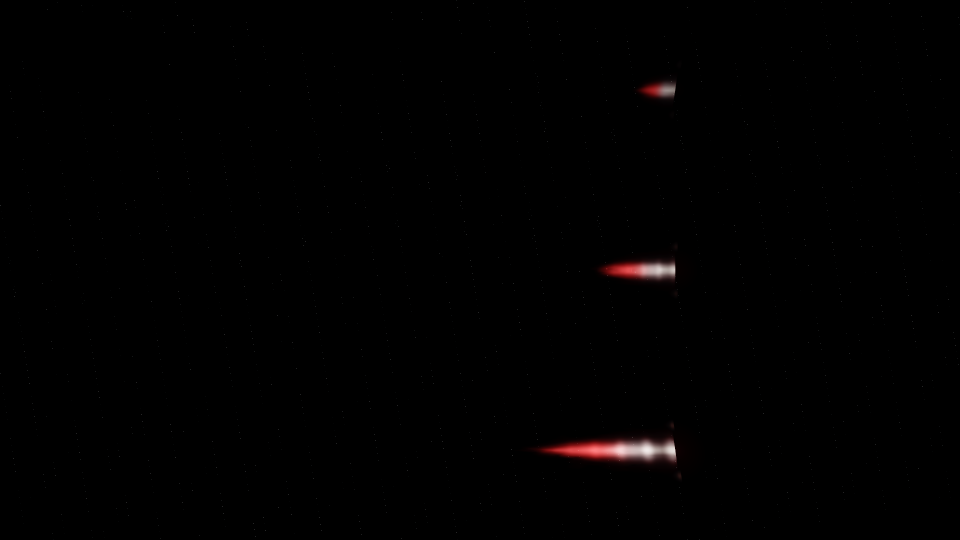
#> input picture verification/results/engine-effects/look-images/01a_side_fighter_v500_n150_s0-0.5-1_split-red_default_agx-ev0.png, 1920 x 1080 px (shown at 1/2 size)
$ python plume_look_metrics.py
#> lines starting #> are read from the running program, lines starting #| are printed output that depends on the picture
#!/usr/bin/env python3
"""Structure metrics of the engine plume look images (docs/architecture/engine-exhaust-look-critique.md).

Reads the fixture's --dump-images PNGs (verification/results/engine-effects/look-images/, 1920x1080, AgX EV 0 display
RGB) and prints, per side-view band: the measured plume length, the axial luma profile's shock-cell modulation depth
in u in [0.05, 0.4], the radial core/edge contrast at u = 0.2 and 0.5, the head/body whiteness (1 - min/max channel) and
the streak anisotropy (axial / radial autocorrelation half-length of the high-passed body). Luma is Rec. 709 of the
display values decoded with gamma 2.2 ("lin" below): AgX compresses the top, so linear contrasts near the peak are
underestimated, never overestimated. Also: the end-on disc's radial profile (02b) and the uncapped peaks (05, 09, 10).
Since the revised look law (docs/architecture/engine-exhaust-look-critique.md section 5, "Implemented"): the body lane's
cell depth and dark gaps (the row 0.35 w(u) off the axis, w the law's width at the band's drawn nozzle width), the
display gates per side band (radial >= 2.0 at u 0.2, lane cells >= 0.2), the end-on disc's ring (its maximum in
0.4..0.7 n over the minimum between 0.2 n and it, >= 1.05) and hot centre (the centre over the maximum, >= 0.9) on the
azimuthal mean, and the far dots of 05 (the summed luma of the 40 / 12 / 6 / 2 px plumes; with --before DIR their ratio
to the same sums in DIR, the gate 0.7..1.3 at 2 and 6 px).

Usage: python3 plume_look_metrics.py [look-images dir] [--crops DIR] [--before DIR]  (crops: 3x upscaled band crops for
viewing; before: an earlier dump, e.g. the images of e51872be checked out into a scratch directory).
"""
import os
import sys

import numpy as np
from PIL import Image

ROOT = os.path.dirname(os.path.abspath(__file__))
DIR = sys.argv[1] if len(sys.argv) > 1 and not sys.argv[1].startswith("--") else os.path.join(ROOT, "look-images")
CROPS = None
if "--crops" in sys.argv:
    CROPS = sys.argv[sys.argv.index("--crops") + 1]
    os.makedirs(CROPS, exist_ok=True)
BEFORE = sys.argv[sys.argv.index("--before") + 1] if "--before" in sys.argv else None
# The drawn nozzle width (px) of the bands: the 150 px fighter and capital are held by the near-camera cap to 88.5 px at
# 1080 (the fixture's STRUCTURE rows), the 40 px ones are uncapped; the end-on 150 px disc 65.6 px until Run 125. Since
# Run 125 the dump's README lists each nozzle's drawn body and disc widths ("drawn body X px, disc Y px", from the
# builder at the captured frame): the side bands' width is 01a band 0's body, the 02b disc's is 02b band 0's disc (the
# disc keeps the natural nozzle width since Run 125); the constants stay the fallback for older dumps.
NOZZLE_PX = {"05": 40.0, "09": 40.0}
CAPPED_NOZZLE_PX, DISC_NOZZLE_PX = 88.5, 65.6
WIDTHS_FROM = "constants (the dump's README lists no drawn widths)"


def drawn_widths(directory):
    import re
    path = os.path.join(directory, "README.md")
    if not os.path.exists(path):
        return {}
    out = {}
    for line in open(path):
        m = re.match(r"- `([^`]+)` band (\d+): .*drawn body ([0-9.]+) px, disc ([0-9.]+) px", line)
        if m:
            out[(m.group(1)[:3].rstrip("_"), int(m.group(2)))] = (float(m.group(3)), float(m.group(4)))
    return out


_widths = drawn_widths(DIR)
if ("01a", 0) in _widths and ("02b", 0) in _widths and _widths[("02b", 0)][1] > 0:
    CAPPED_NOZZLE_PX, DISC_NOZZLE_PX = _widths[("01a", 0)][0], _widths[("02b", 0)][1]
    WIDTHS_FROM = "the dump's README (01a band 0 body, 02b band 0 disc)"
print(f"# drawn nozzle widths: side bands {CAPPED_NOZZLE_PX} px, 02b disc {DISC_NOZZLE_PX} px, from {WIDTHS_FROM}")

# Side-view bands: file, label, nozzle (x, y), exhaust direction (-1: leftwards), throttle.
SIDE = [
    ("01a_side_fighter_v500_n150_s0-0.5-1_split-red_default_agx-ev0.png", "01a red s=0", (1350, 180), 0.0),
    ("01a_side_fighter_v500_n150_s0-0.5-1_split-red_default_agx-ev0.png", "01a red s=0.5", (1350, 540), 0.5),
    ("01a_side_fighter_v500_n150_s0-0.5-1_split-red_default_agx-ev0.png", "01a red s=1", (1350, 900), 1.0),
    ("01b_side_fighter_v500_n150_s0-0.5-1_argon-blue_default_agx-ev0.png", "01b blue s=0", (1350, 180), 0.0),
    ("01b_side_fighter_v500_n150_s0-0.5-1_argon-blue_default_agx-ev0.png", "01b blue s=0.5", (1350, 540), 0.5),
    ("01b_side_fighter_v500_n150_s0-0.5-1_argon-blue_default_agx-ev0.png", "01b blue s=1", (1350, 900), 1.0),
    ("03a_side_capital_v10000_n150_s1_argon-blue_t0-top_t100ms-bottom_agx-ev0.png", "03a capital t0", (1350, 270), 1.0),
    ("03a_side_capital_v10000_n150_s1_argon-blue_t0-top_t100ms-bottom_agx-ev0.png", "03a capital t+100ms", (1350, 810), 1.0),
    ("03c_side_fighter_v500_n150_s1_argon-blue_t0-top_t100ms-bottom_agx-ev0.png", "03c fighter t0", (1350, 270), 1.0),
    ("03c_side_fighter_v500_n150_s1_argon-blue_t0-top_t100ms-bottom_agx-ev0.png", "03c fighter t+100ms", (1350, 810), 1.0),
    ("04_presets_side_fighter_v500_n150_s1_argon-blue_restrained-default-strong_agx-ev0.png", "04 restrained", (1350, 180), 1.0),
    ("04_presets_side_fighter_v500_n150_s1_argon-blue_restrained-default-strong_agx-ev0.png", "04 default", (1350, 540), 1.0),
    ("04_presets_side_fighter_v500_n150_s1_argon-blue_restrained-default-strong_agx-ev0.png", "04 strong", (1350, 900), 1.0),
    ("05_distance_fighter_v500_s1_argon-blue_n40-12-6-2px_agx-ev0.png", "05 n40 uncapped", (560, 540), 1.0),
    ("08_seta_warp6_side_fighter_v500_n150_s1_argon-blue_normal-top_travel-bottom_agx-ev0.png", "08 normal", (1700, 270), 1.0),
    ("08_seta_warp6_side_fighter_v500_n150_s1_argon-blue_normal-top_travel-bottom_agx-ev0.png", "08 warp6", (1700, 810), 1.0),
    ("09_ribbon_moving8px_fighter_v500_n40_s1_argon-blue_agx-ev0.png", "09 ribbon n40 uncapped", (1300, 540), 1.0),
]


def load(name):
    return np.asarray(Image.open(os.path.join(DIR, name)).convert("RGB")).astype(np.float64) / 255.0


def luma_lin(rgb):
    lin = rgb ** 2.2
    return 0.2126 * lin[..., 0] + 0.7152 * lin[..., 1] + 0.0722 * lin[..., 2]


def band(img, noz, half_h=170, reach=700):
    x0, y0 = noz
    ys = slice(max(y0 - half_h, 0), min(y0 + half_h, img.shape[0]))
    xs = slice(max(x0 - reach, 0), min(x0 + 40, img.shape[1]))
    return img[ys, xs], (xs.start, ys.start)


def axis_profile(Y, noz_local, thresh=0.02):
    """Per column left of the nozzle: luma-weighted centroid row and axis luma (the max over a 5-row window)."""
    xn, yn = noz_local
    cols = np.arange(xn - 1, 0, -1)
    cen, val = [], []
    for c in cols:
        col = Y[:, c]
        m = col.max()
        if m < thresh:
            break
        w = np.clip(col - 0.25 * m, 0, None)
        r = int(round((w * np.arange(len(col))).sum() / max(w.sum(), 1e-9)))
        lo, hi = max(r - 2, 0), min(r + 3, len(col))
        cen.append(r)
        val.append(col[lo:hi].max())
    return cols[: len(cen)], np.array(cen), np.array(val)


def modulation(vals, length, lo=0.05, hi=0.4, period_frac=0.16):
    """Shock-cell depth: the axial profile divided by its moving mean over 1.5 periods; max/min of the ratio in [lo, hi]."""
    n = len(vals)
    if n < 20:
        return float("nan"), float("nan")
    win = max(int(1.5 * period_frac * length), 5)
    k = np.ones(win) / win
    pad = np.pad(vals, (win // 2, win - win // 2 - 1), mode="edge")
    mean = np.convolve(pad, k, mode="valid")[:n]
    ratio = vals / np.maximum(mean, 1e-9)
    a, b = int(lo * length), int(hi * length)
    seg = ratio[a:b]
    if len(seg) < 5:
        return float("nan"), float("nan")
    s = np.convolve(np.pad(seg, 2, mode="edge"), np.ones(5) / 5, mode="valid")
    depth = (s.max() - s.min()) / (s.max() + s.min())
    return depth, len(seg)


def radial(Y, cols, cen, vals, length, u, frac=0.6):
    """Core / edge contrast at u: axis luma over the luma at frac x the half-width (half-width: 10 % of the axis luma)."""
    i = int(u * length)
    if i >= len(cols):
        return float("nan"), float("nan"), float("nan")
    c, r = cols[i], cen[i]
    col = Y[:, c]
    peak = col[max(r - 2, 0): r + 3].max()
    hw = 0
    for d in range(1, 200):
        if r + d >= len(col) or r - d < 0:
            break
        if max(col[r + d], col[r - d]) < 0.1 * peak:
            hw = d
            break
    if hw == 0:
        return peak, float("nan"), float("nan")
    e = int(round(frac * hw))
    edge = 0.5 * (col[min(r + e, len(col) - 1)] + col[max(r - e, 0)])
    return peak, hw, peak / max(edge, 1e-9)


def whiteness(rgb_band, cols, cen, length, u):
    i = int(u * length)
    if i >= len(cols):
        return float("nan")
    px = rgb_band[cen[i], cols[i]]
    return 1.0 - px.min() / max(px.max(), 1e-9)


def anisotropy(Y, cols, cen, length, sigma=10):
    """High-passed body luma: autocorrelation half-length along x against y (window: u 0.1..0.8, |dy| <= 0.6 half-width)."""
    from PIL import ImageFilter
    a, b = int(0.1 * length), int(0.8 * length)
    if b - a < 40:
        return float("nan"), float("nan"), float("nan")
    xs = cols[a:b]
    rows = cen[a:b]
    xmin, xmax = xs.min(), xs.max() + 1
    ymid = int(np.median(rows))
    hw = 0
    for d in range(1, 170):
        if ymid + d >= Y.shape[0] or ymid - d < 0:
            break
        if max(Y[ymid + d, xs].max(), Y[ymid - d, xs].max()) < 0.1 * Y[ymid, xs].max():
            hw = d
            break
    hw = max(int(0.6 * hw), 6)
    sub = Y[ymid - hw: ymid + hw + 1, xmin:xmax]
    img = Image.fromarray((np.clip(sub, 0, 1) * 255).astype(np.uint8))
    low = np.asarray(img.filter(ImageFilter.GaussianBlur(sigma))).astype(np.float64) / 255.0
    hp = sub - low
    hp -= hp.mean()
    var = (hp * hp).mean()
    if var < 1e-10:
        return float("nan"), float("nan"), float("nan")

    def half_len(axis):
        for lag in range(1, 60):
            if axis == 1:
                if lag >= hp.shape[1] // 2:
                    return lag
                c = (hp[:, lag:] * hp[:, :-lag]).mean() / var
            else:
                if lag >= hp.shape[0] // 2:
                    return lag
                c = (hp[lag:, :] * hp[:-lag, :]).mean() / var
            if c < 0.5:
                return lag
        return 60

    lx, ly = half_len(1), half_len(0)
    return lx, ly, lx / ly


def width_law(u, bulge=1.15, taper=0.45):
    """The law's width w(u) in nozzle widths (engine_plumes_core.h law::width)."""
    def ss(a, b, x):
        t = min(max((x - a) / (b - a), 0.0), 1.0)
        return t * t * (3 - 2 * t)
    b = 0.5 * bulge * (1 - 0.55 * np.exp(-9 * u)) * (1 + 0.35 * ss(0, 0.25, u) * np.exp(-4 * u)) + 0.5 * bulge * taper
    line = 0.5 * bulge + (0.04 - 0.5 * bulge) * taper * u
    return min(line, b) * max(1 - 0.6 * taper * ss(0.6, 1, u), 0.05)


def lane(Y, cols, cen, length, n_px, period_frac=0.16):
    """The body lane 0.35 w(u) off the axis (both sides' mean), u 0..0.6: the cell depth (max - min) / (max + min) of
    its ratio to the running mean of 1.5 periods in u 0.05..0.4, and the dark gaps, its minimum over its mean in u
    0.1..0.3 (the fixture's structure case on the FP16 readback; here display-decoded)."""
    n = min(int(0.6 * length), len(cols))
    if n < 20:
        return float("nan"), float("nan")
    vals, us = [], []
    for i in range(n):
        u = i / length
        off = int(round(0.35 * width_law(min(u, 1.0)) * n_px))
        r, c = cen[i], cols[i]
        vals.append(0.5 * (Y[min(r + off, Y.shape[0] - 1), c] + Y[max(r - off, 0), c]))
        us.append(u)
    vals, us = np.array(vals), np.array(us)
    win = max(int(1.5 * period_frac * length), 5)
    pad = np.pad(vals, (win // 2, win - win // 2 - 1), mode="edge")
    mean = np.convolve(pad, np.ones(win) / win, mode="valid")[:n]
    ratio = vals / np.maximum(mean, 1e-9)
    sel = (us >= 0.05) & (us <= 0.4)
    gap = (us >= 0.1) & (us <= 0.3)
    depth = (ratio[sel].max() - ratio[sel].min()) / (ratio[sel].max() + ratio[sel].min())
    return depth, vals[gap].min() / max(vals[gap].mean(), 1e-9)


def far_dots(directory):
    """The 05 distance series: the summed display-decoded luma of the 40 / 12 / 6 / 2 px plumes (boxes about each
    nozzle, the plume to the left; the background is the dark static starfield, the same in every dump)."""
    img = load_from(directory, "05_distance_fighter_v500_s1_argon-blue_n40-12-6-2px_agx-ev0.png")
    Y = luma_lin(img)
    out = {}
    for px, (cx, back, half) in ((40, (560, 230, 60)), (12, (960, 80, 30)), (6, (1300, 45, 18)), (2, (1600, 20, 10))):
        out[px] = float(Y[540 - half: 540 + half + 1, cx - back: cx + 21].sum())
    return out


def load_from(directory, name):
    return np.asarray(Image.open(os.path.join(directory, name)).convert("RGB")).astype(np.float64) / 255.0


def crop(img, noz, name, half_h=120, reach=520, scale=3):
    if not CROPS:
        return
    x0, y0 = noz
    box = (max(x0 - reach, 0), max(y0 - half_h, 0), min(x0 + 60, img.shape[1]), min(y0 + half_h, img.shape[0]))
    im = Image.fromarray((img * 255).astype(np.uint8)).crop(box)
    im = im.resize((im.width * scale, im.height * scale), Image.NEAREST)
    im.save(os.path.join(CROPS, name + ".png"))


print("# side views (luma: Rec.709 of gamma-2.2 decoded display; 'disp' = 8-bit display luma of the axis peak)")
print("band | L_px | peak lin | peak disp | cell depth u.05-.4 | core/edge u.2 (hw px) | core/edge u.5 | white head u.1 / body u.5 | aniso lx/ly | lane cells / gaps")
GATES = []
for fn, label, noz, s in SIDE:
    img = load(fn)
    sub, (ox, oy) = band(img, noz)
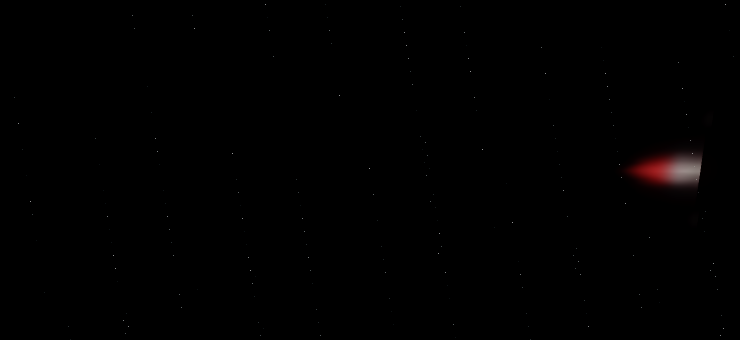
#> sub: shape (340, 740, 3) float64; mean R, G, B 0.00353, 0.00178, 0.00182
#> ox = 650; oy = 10
    Y = luma_lin(sub)
    nl = (noz[0] - ox, noz[1] - oy)
#> nl = (700, 170)
    cols, cen, vals = axis_profile(Y, nl)
#> in axis_profile, `xn, yn = noz_local`: xn = 700; yn = 170
#> the loop in axis_profile, `for c in cols:` made 65 passes
#> (m, r, lo, hi) on passes 1 to 12: (0.217, 169, 167, 172), (0.22, 170, 168, 173), (0.221, 170, 168, 173), (0.224, 171, 169, 174), (0.227, 170, 168, 173), (0.264, 170, 168, 173), (0.239, 170, 168, 173), (0.266, 168, 166, 171), (0.251, 170, 168, 173), (0.256, 169, 167, 172), (0.261, 170, 168, 173), (0.265, 170, 168, 173)
#> after the loop in axis_profile, `for c in cols:`: cen = 64 values, max 237 at index 58, min 164 at index 17, mean 172.2; val = 64 values, max 0.274 at index 14, min 0 at index 58, mean 0.147
#> cols = 64 values, max 699 at index 0, min 636 at index 63, mean 667.5; vals has the same summary as val in axis_profile
    length = len(cols)
#> length = 64
    if length < 5:
        print(f"{label} | no plume found")
        continue
    peak = vals.max()
#> peak = 0.274
    pk_i = int(np.argmax(vals))
#> pk_i = 14
    disp = sub[cen[pk_i], cols[pk_i]].max() * 255
#> disp = 151
    depth, _ = modulation(vals, length)
#> in modulation, `n = len(vals)`: n = 64
#> in modulation, `win = max(int(1.5 * period_frac * length), 5)`: win = 15
#> in modulation, `k = np.ones(win) / win`: k = [0.0667, 0.0667, 0.0667, 0.0667, 0.0667, 0.0667, 0.0667, 0.0667, 0.0667, 0.0667, 0.0667, 0.0667, 0.0667, 0.0667, 0.0667]
#> in modulation, `pad = np.pad(vals, (win // 2, win - win // 2 - 1), mode="edge")`: pad = 78 values, max 0.274 at index 21, min 0 at index 65, mean 0.142
#> in modulation, `mean = np.convolve(pad, k, mode="valid")[:n]`: mean = 64 values, max 0.255 at index 14, min 0.0225 at index 63, mean 0.147
#> in modulation, `ratio = vals / np.maximum(mean, 1e-9)`: ratio = 64 values, max 1.27 at index 57, min 0 at index 58, mean 0.982
#> in modulation, `a, b = int(lo * length), int(hi * length)`: a = 3; b = 25
#> in modulation, `seg = ratio[a:b]`: seg = 22 values, max 1.08 at index 15, min 0.75 at index 14, mean 1.02
#> in modulation, `s = np.convolve(np.pad(seg, 2, mode="edge"), np.ones(5) / 5, mode="val..`: s = 22 values, max 1.07 at index 17, min 0.972 at index 0, mean 1.02
#> in modulation, `depth = (s.max() - s.min()) / (s.max() + s.min())`: depth = 0.0483
#> depth = 0.0483
    p2, hw2, cr2 = radial(Y, cols, cen, vals, length, 0.2)
#> in radial, `i = int(u * length)`: i = 12
#> in radial, `c, r = cols[i], cen[i]`: c = 687; r = 170
#> in radial, `col = Y[:, c]`: col = 340 values, max 0.269 at index 171, min 0 at index 0, mean 0.011
#> in radial, `peak = col[max(r - 2, 0): r + 3].max()`: peak = 0.269
#> in radial, `edge = 0.5 * (col[min(r + e, len(col) - 1)] + col[max(r - e, 0)])`: edge = 0.101
#> p2 = 0.269; hw2 = 14; cr2 = 2.67
    p5, hw5, cr5 = radial(Y, cols, cen, vals, length, 0.5)
#> p5 = 0.129; hw5 = 14; cr5 = 2.28
    wh1 = whiteness(sub, cols, cen, length, 0.1)
#> in whiteness, `i = int(u * length)`: i = 6
#> in whiteness, `px = rgb_band[cen[i], cols[i]]`: px = [0.553, 0.51, 0.494]
#> wh1 = 0.106
    wh5 = whiteness(sub, cols, cen, length, 0.5)
#> wh5 = 0.506
    lx, ly, an = anisotropy(Y, cols, cen, length)
#> in anisotropy, `a, b = int(0.1 * length), int(0.8 * length)`: a = 6; b = 51
#> in anisotropy, `xs = cols[a:b]`: xs = 45 values, max 693 at index 0, min 649 at index 44, mean 671
#> in anisotropy, `rows = cen[a:b]`: rows = 45 values, max 190 at index 44, min 164 at index 11, mean 170.6
#> in anisotropy, `xmin, xmax = xs.min(), xs.max() + 1`: xmin = 649; xmax = 694
#> in anisotropy, `ymid = int(np.median(rows))`: ymid = 170
#> in anisotropy, `img = Image.fromarray((np.clip(sub, 0, 1) * 255).astype(np.uint8))`:
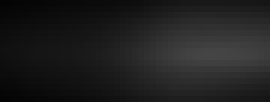
#> img: PIL image 45x17 L (shown 6 times larger); min 4, max 69, mean 30.7
#> in anisotropy, `var = (hp * hp).mean()`: var = 0.00173
#> the loop in half_len, `for lag in range(1, 60):` made 18 passes
#> c on passes 1 to 12: 0.996, 0.988, 0.975, 0.957, 0.934, 0.908, 0.877, 0.843, 0.808, 0.77, 0.732, 0.694
#> the loop in half_len, `for lag in range(1, 60):` made 3 passes
#> c on passes 1 to 3: 0.895, 0.721, 0.491
#> lx = 18; ly = 3; an = 6
    ld, lg = lane(Y, cols, cen, length, NOZZLE_PX.get(fn[:2], CAPPED_NOZZLE_PX))
#> in lane, `n = min(int(0.6 * length), len(cols))`: n = 38
#> the loop in lane, `for i in range(n):` made 38 passes
#> (u, b in width_law, line in width_law, off, r, c) on passes 1 to 12: (0, 0.517, 0.575, 16, 169, 699), (0.0156, 0.56, 0.571, 17, 170, 698), (0.0312, 0.599, 0.567, 18, 170, 697), (0.0469, 0.636, 0.564, 17, 171, 696), (0.0625, 0.67, 0.56, 17, 170, 695), (0.0781, 0.702, 0.556, 17, 170, 694), (0.0938, 0.731, 0.552, 17, 170, 693), (0.109, 0.758, 0.549, 17, 168, 692), (0.125, 0.781, 0.545, 17, 170, 691), (0.141, 0.802, 0.541, 17, 169, 690), (0.156, 0.82, 0.537, 17, 170, 689), (0.172, 0.835, 0.534, 17, 170, 688)
#> after the loop in lane, `for i in range(n):`: us = 38 values from 0 to 0.578; vals = 38 values, max 0.0395 at index 17, min 0.00174 at index 2, mean 0.00811
#> in lane, `win = max(int(1.5 * period_frac * length), 5)`: win = 15
#> in lane, `pad = np.pad(vals, (win // 2, win - win // 2 - 1), mode="edge")`: pad = 52 values, max 0.0395 at index 24, min 0.00174 at index 9, mean 0.00747
#> in lane, `mean = np.convolve(pad, np.ones(win) / win, mode="valid")[:n]`: mean = 38 values, max 0.0119 at index 20, min 0.00261 at index 0, mean 0.00817
#> in lane, `ratio = vals / np.maximum(mean, 1e-9)`: ratio = 38 values, max 3.5 at index 17, min 0.54 at index 11, mean 0.967
#> in lane, `depth = (ratio[sel].max() - ratio[sel].min()) / (ratio[sel].max() + ra..`: depth = 0.733
#> ld = 0.733; lg = 0.443
    print(f"{label} | {length} | {peak:.3f} | {disp:.0f} | {depth:.2f} | {cr2:.1f} ({hw2}) | {cr5:.1f} | {wh1:.2f} / {wh5:.2f} | {lx}/{ly} = {an:.1f} | {ld:.2f} / {lg:.2f}")
#| 01a red s=0 | 64 | 0.274 | 151 | 0.05 | 2.7 (14) | 2.3 | 0.11 / 0.51 | 18/3 = 6.0 | 0.73 / 0.44
    if s == 1.0:
        GATES.append((label, cr2, ld, an))
    crop(img, noz, label.replace(" ", "_").replace("=", ""))
#> (the run stopped early here; a loop or call above may not have finished)
